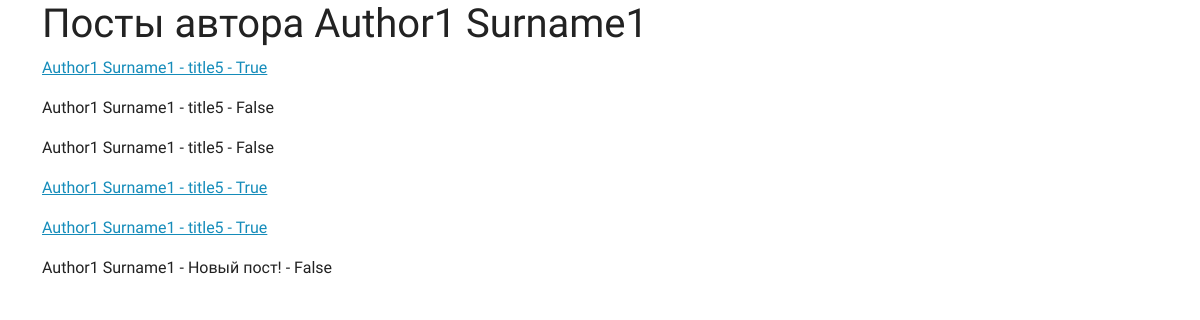
/articles/1, run on the app's committed database.
### seminar_app/models.py (models this page shows, shortened)
class Post(models.Model):
    title = models.CharField(max_length=200,
                             verbose_name='Заголовок')
    post = models.TextField(max_length=1000,
                            verbose_name='Статья')
    publish_date = models.DateField(auto_now_add=True,
                                    verbose_name='Дата публикации')
    author = models.ForeignKey(Author, on_delete=models.CASCADE,
                               verbose_name='Автор')
    category = models.ForeignKey(Category, on_delete=models.DO_NOTHING,
                                 verbose_name='Категория')
    views = models.IntegerField(default=0,
                                verbose_name='Просмотры')
    publish = models.BooleanField(default=False,
                                  verbose_name='Опубликовано?')
    objects = Manager()
    def __str__(self):
        return f'{self.author} - {self.title} - {self.publish}'

class Author(models.Model):
    first_name = models.CharField(max_length=100,
                                  verbose_name='Имя')
    last_name = models.CharField(max_length=100,
                                 verbose_name='Фамилия')
    email = models.EmailField(verbose_name='Email')
    bio = models.TextField(verbose_name='Биография')
    dob = models.DateField(verbose_name='Дата рождения')
    rating = models.DecimalField(default=5,
                                 verbose_name='Рейтинг',
                                 max_digits=5,
                                 decimal_places=2)
    objects = Manager()
    def __str__(self):
        return f'{self.first_name} {self.last_name}'

### seminar_app/views.py (the view)
# urls.py: path('articles/<int:pk>', views.AllArticlesView.as_view(), name='articles'),
class AllArticlesView(TemplateView):
    template_name = 'seminar_app/articles.html'
    def get_context_data(self, **kwargs):
        context = super().get_context_data(**kwargs)
        author = Author.objects.get(pk=self.kwargs['pk'])
        posts = Post.objects.filter(author=author).all()
        context['posts'] = posts
        context['title'] = f'Посты автора {author}'
        return context

### seminar_app/templates/seminar_app/articles.html (shortened to what this page needs)
{% extends 'seminar_app/base.html' %}
{% block content %}
    <h1>{{ title }}</h1>
    {% for post in posts %}
        {% if post.publish %}
            <a href="{% url 'seminar_app:article_page' post.pk %}"><p>{{ post }}</p></a>
        {% else %}
            <p>{{ post }}</p>
        {% endif %}
    {% endfor %}
{% endblock %}

### data on the page
Post: author+title+publish "Author1 Surname1 - title5 - True"
Post: author+title+publish "Author1 Surname1 - title5 - False"
Post: author+title+publish "Author1 Surname1 - title5 - False"
Post: author+title+publish "Author1 Surname1 - title5 - True"
Post: author+title+publish "Author1 Surname1 - title5 - True"
Post: author+title+publish "Author1 Surname1 - Новый пост! - False"

### other printed values
{{ title }} "Посты автора Author1 Surname1"
